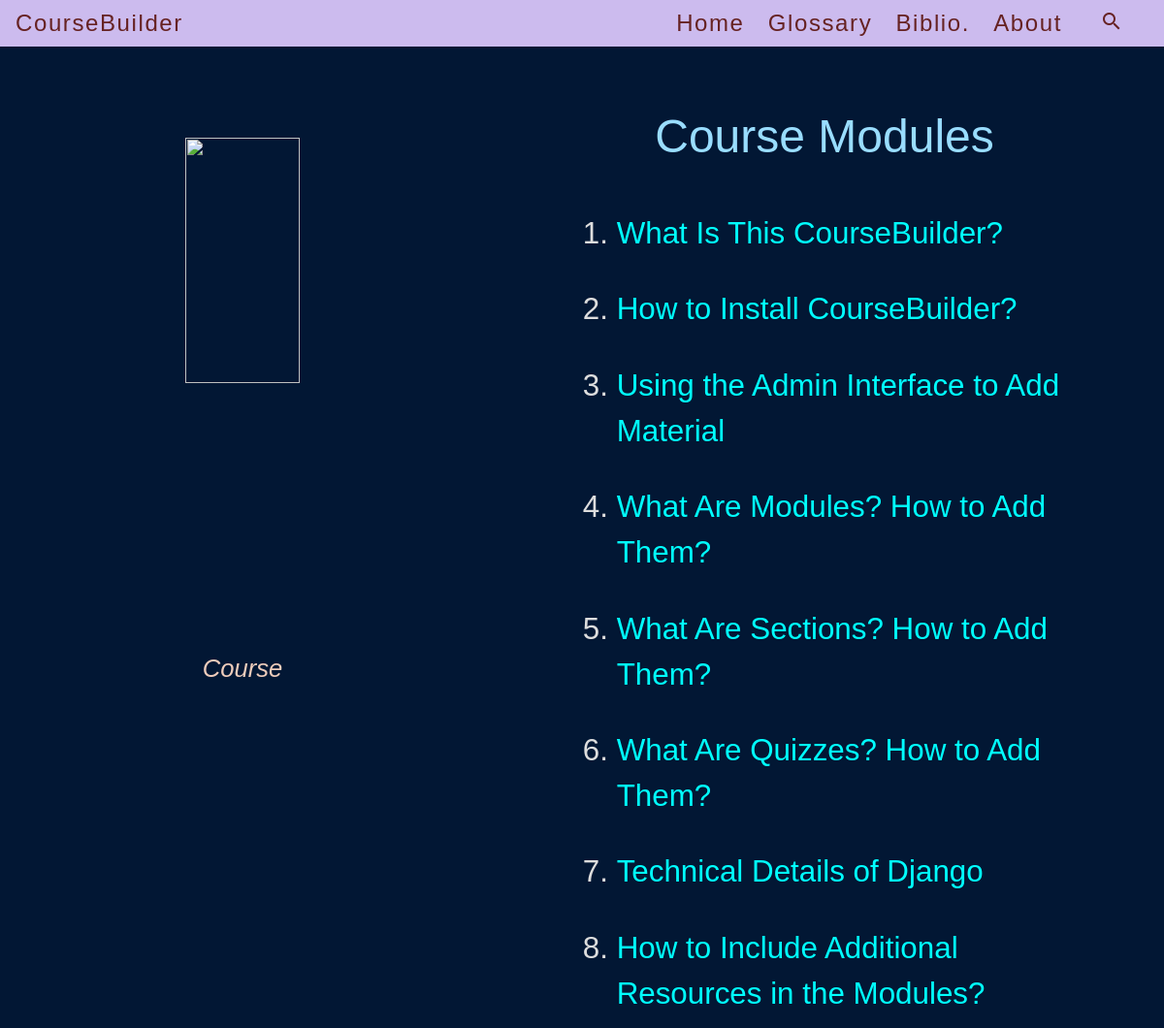
The page / on the database its author committed.
### coursebuilder/models.py (models this page shows, shortened)
class CourseModule(models.Model):
    course_order = models.IntegerField(blank=True, null=True)
    module = models.CharField(max_length=MODNM_LEN, unique=True)
    title = models.TextField()
    next_module = models.CharField(max_length=MODNM_LEN)
    content = HTMLField(default='Please enter your contents here!')

### coursebuilder/views.py (the view)
# urls.py: url(r'^$', views.landing_page, name='landing_page'),
def landing_page(request: request) -> object:
    try:
        modules = CourseModule.objects.all().order_by('course_order')
        messageContent = "Course Modules"
        return render(request, 'landing_page.html', {
            'modules': modules,
            'header': site_hdr,
            'message': messageContent
        })
    except Exception:
        messageContent = "Database Not Connected"
        return render(request, 'landing_page.html', {
            'header': site_hdr,
            'message': messageContent
        })

### coursebuilder/templates/landing_page.html (shortened to what this page needs)
{% include "dynamic_base.html" %}
{% block content %}
    <div class="container-fluid">
     <div class="row">
        <div class="col-sm-5">
          <figure style="margin-top:20%;">
              <img src="https://upload.wikimedia.org/wikipedia/commons/2/2e/GNOME_Books_2018.svg" style="width:50%;">
              <figcaption>
                  <h3>Course</h3>
              </figcaption>
          </figure>
          <br />
          <br />
          <br />
          <br />
          <br />
        </div>
         <div class="col-sm-7">
              <h1 class="toc_head">
              {{message}}
              </h1>
         <ol>
              {% for module in modules %}
                      <li>
                        <a href="/coursebuilder/chapter/{% autoescape off %}{{ module.module }}{% endautoescape %}">
                          {% autoescape off %}{{ module.title }}{% endautoescape %}
                        </a>
                     </li>
              {% endfor %}
        </ol>
       </div>
      </div>
    </div>
{% endblock content %}

### coursebuilder/templates/dynamic_base.html (shortened to what this page needs)
<html>
{% load static %}
<head>
    {% block stylesheets %}
        <link rel="stylesheet"
        href="https://maxcdn.bootstrapcdn.com/bootstrap/4.0.0/css/bootstrap.min.css"
>
        <link rel="stylesheet" type="text/css" href="/static/coursebuilder/styles.css">
    {% endblock stylesheets %}
</head>
<body class="dashboard">
    <div id="container-fluid">
        <div id="header" >
            <div id="user-tools">
                <a href="/" class="header-title">{{ header }}</a>
                <div id="navbar">
                    <a href="/coursebuilder/landing_page/">Home</a>
                <a href="/coursebuilder/dynamic_gloss">Glossary</a>
                <a href="https://gcallah.pythonanywhere.com/berkeley/">Biblio.</a>
                <a href="/coursebuilder/dynamic_about/">About</a>
                </div>
                 <button class="header-button" id='bt'
                     style="position: absolute;top:1.2vh;right:3.5vw;">
                          <i class="material-icons "
                              style="margin-bottom: 0.3vh;">search</i>
                 </button>
            </div>
        </div>
    </div>
</body>
</html>

### mysite/static/coursebuilder/styles.css (style rules this page uses)
body { margin: 0; padding: 0; font-size: 100%; color: #ddd; background: #021734; font-family: Arial, Helvetica, sans-serif }
a:link { color: #01ffff; }
ol, ul, dl, li { margin: 1em 1.5em .4em 1.5em; font-size: 1.4em; }
#header { width: auto; height: 3em; padding-bottom: 2em; padding-top: .2em; line-height: 2em; background-color: #cbe; color: #622; overflow: hidden; }
#header a:link, #header a:visited { color: #622; font-size:1.5rem; }
h1,h2,h3,h4,h5 { font-weight: 300; }
h1 { margin: 0em 0em .6em 0em; padding-bottom: 1em; padding-top: 1em; text-align: center; font-size: 2em; color: #9df; }
h1.toc_head { font-size: 3rem; padding: 1rem; margin: 1em 0em .6em 0em; }
.header-title { position: absolute; top:0.5rem; left:1rem; font-size:1.5rem; }
h3 { font-size: 1.6em; margin: 1em 1.4em .6em 1.4em; color: #ecb; }
#user-tools { float: right; padding: 0.3rem; margin: 0 4em 0 1em; font-weight: 300; font-size: 1em; letter-spacing: .1em; text-align: right; color: #622; }
figure { text-align: center; }
figcaption { color: #ced; font-style: italic; text-align: center; margin: .6em 1em .4em 1em; }
.header-button { color: #622; font-size:1.5rem; background:none; border:none; padding:0; transition:all 0.4s; }

### rows shown on the page
CourseModule: title "What Is This CourseBuilder?"
CourseModule: title "How to Install CourseBuilder?"
CourseModule: title "Using the Admin Interface to Add Material"
CourseModule: title "What Are Modules? How to Add Them?"
CourseModule: title "What Are Sections? How to Add Them?"
CourseModule: title "What Are Quizzes? How to Add Them?"
CourseModule: title "Technical Details of Django"
CourseModule: title "How to Include Additional Resources in the Modules?"

### other values the page prints
{{ header }} "CourseBuilder"
{{ message }} "Course Modules"
